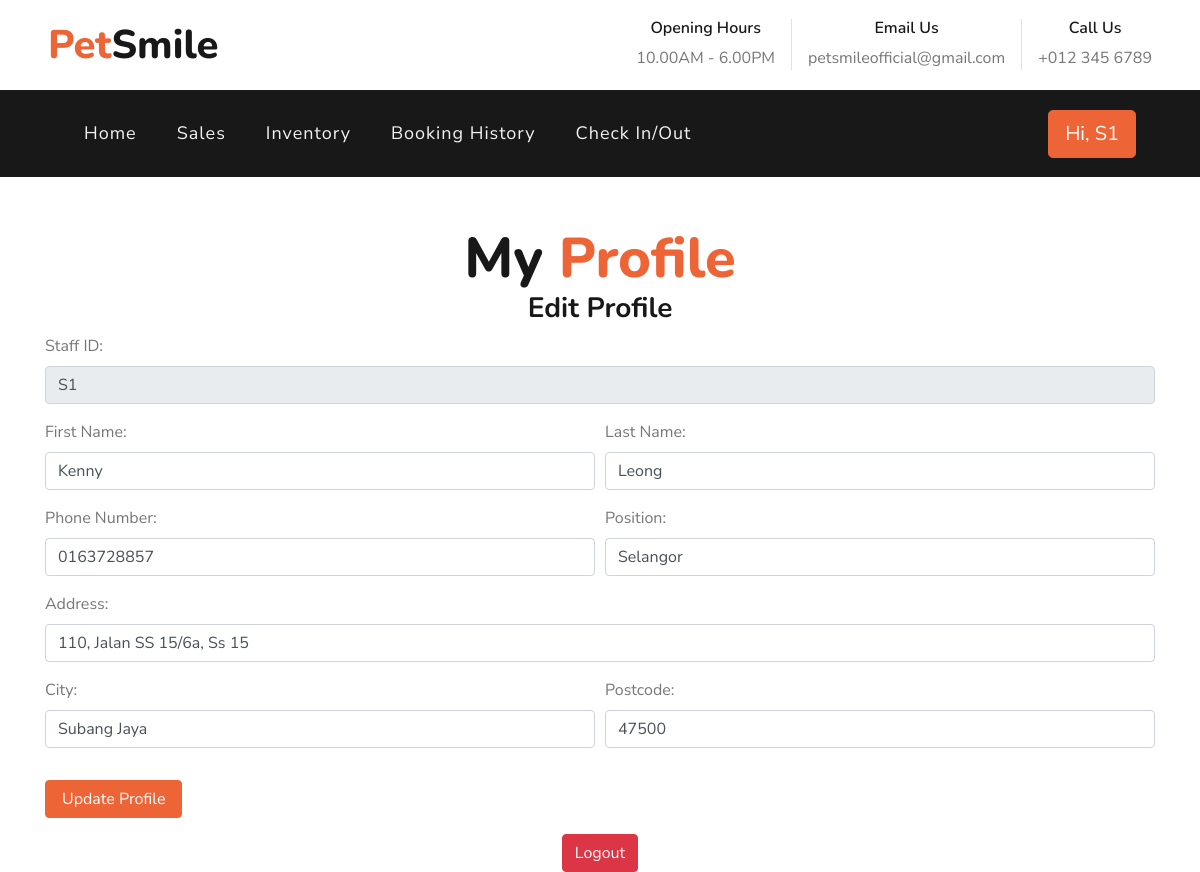
The page /admin-editprofile.php (signed in) on the database its author committed.
### tables this page shows
CREATE TABLE `staff` (
  `ID` int(11) NOT NULL,
  `Staff_ID` varchar(20) NOT NULL,
  `First_Name` varchar(20) NOT NULL,
  `Last_Name` varchar(20) NOT NULL,
  `Phone_No` varchar(20) NOT NULL,
  `Address` varchar(255) NOT NULL,
  `City` varchar(20) NOT NULL,
  `Postcode` varchar(20) NOT NULL,
  `Position` varchar(20) NOT NULL
);

### admin-editprofile.php (the view, shortened to what this page needs)
<!DOCTYPE html>
<html lang="en">
<head>
    <link href="https://maxcdn.bootstrapcdn.com/bootstrap/4.5.2/css/bootstrap.min.css" rel="stylesheet">
</head>
<?php
include 'config.php';
include 'admin-header.php';
$Staff_ID = $_SESSION['Staff_ID'];
$selectStaffQuery = "SELECT * FROM staff WHERE Staff_ID='$Staff_ID'";
$staffResult = mysqli_query($con, $selectStaffQuery);
$staffData = mysqli_fetch_assoc($staffResult);
?>
    <body>
    <div class="container text-center mt-5">
        <h2 class="display-4 m-0">My <span class="text-primary">Profile</span></h2>
        <h3>Edit Profile</h3>
    </div>
    <div class="container">
        <form method="POST" action="admin-editprofile.php">
            <div class="form-group">
                <label for="staffid">Staff ID:</label>
                <input type="text" name="staffid" id="staffid" value="<?php echo $staffData['Staff_ID']; ?>" class="form-control"
                    required readonly>
            </div>
            <div class="form-row">
                <div class="form-group col-md-6">
                    <label for="firstname">First Name:</label>
                    <input type="text" name="firstname" id="firstname" value="<?php echo $staffData['First_Name']; ?>"
                        class="form-control" required>
                </div>
                <div class="form-group col-md-6">
                    <label for="lastname">Last Name:</label>
                    <input type="text" name="lastname" id="lastname" value="<?php echo $staffData['Last_Name']; ?>"
                        class="form-control" required>
                </div>
            </div>
            <div class="form-row">
                <div class="form-group col-md-6">
                    <label for="phoneno">Phone Number:</label>
                    <input type="tel" name="phoneno" id="phoneno" value="<?php echo $staffData['Phone_No']; ?>"
                        class="form-control" required>
                </div>
                <div class="form-group col-md-6">
                    <label for="position">Position:</label>
                    <input type="position" name="position" id="position" value="<?php echo $staffData['Position']; ?>"
                        class="form-control" required>
                </div>
            </div>
            <div class="form-group">
                <label for="address">Address:</label>
                <input type="text" name="address" id="address" value="<?php echo $staffData['Address']; ?>"
                    class="form-control" required>
            </div>
            <div class="form-row">
                <div class="form-group col-md-6">
                    <label for="city">City:</label>
                    <input type="text" name="city" id="city" value="<?php echo $staffData['City']; ?>" class="form-control"
                        required>
                </div>
                <div class="form-group col-md-6">
                    <label for="postcode">Postcode:</label>
                    <input type="text" name="postcode" id="postcode" value="<?php echo $staffData['Postcode']; ?>"
                        class="form-control" required>
                </div>
            </div>
            <input type="submit" name="update" value="Update Profile" class="btn btn-primary px-3 mt-3">
        </form>
    </div>
    <div class="container text-center mt-3">
        <a href="logout.php" class="btn btn-danger">Logout</a>
    </div>
    </body>
</html>

### rows shown on the page
staff: staffid "S1", firstname "Kenny", lastname "Leong", phoneno "0163728857", position "Selangor", address "110, Jalan SS 15/6a, Ss 15", city "Subang Jaya", postcode "47500"

### other values the page prints
$_SESSION['Staff_ID'] "S1"
